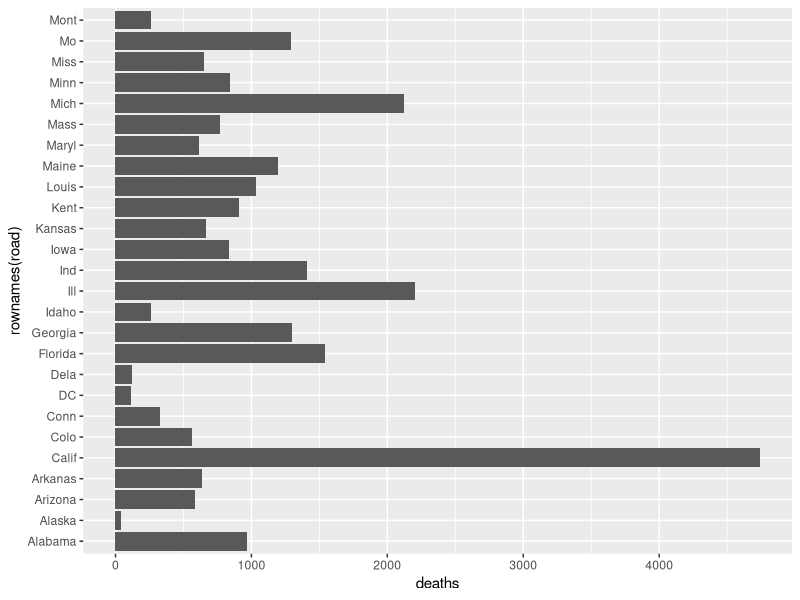
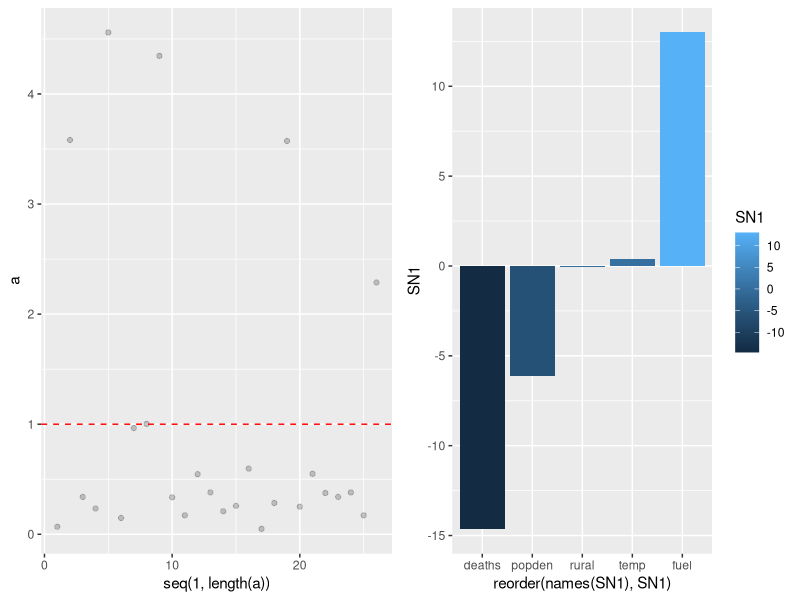

Recreate these plots in R, in order.
#########################################
# file  : MT.R
# auther: norih
# date  : Nov 26th, 2020
# Maharanobis-Taguchi System
#########################################
library(MASS)
library(tidyverse)

p <- ggplot(road, aes(y=rownames(road), x=deaths)) + 
  geom_bar(stat = "identity")
print(p)

X <- road / road$drivers
X <- as.matrix(log(X[,-2] + 1))
mx <- colMeans(X)
Xc <- X - matrix(1, nrow(X), 1) %*% mx
Sx <- t(Xc) %*% Xc / nrow(X)
a <- rowSums((Xc %*% solve(Sx)) * Xc) / ncol(X)
p1 <- ggplot(NULL, aes(y=a, x = seq(1,length(a)))) +
      geom_point(alpha = 1/5) +
      geom_hline(yintercept = 1, colour = "red", linetype = "dashed")

xc_prime <- Xc["Calif",]
SN1 <- 10*log10(xc_prime^2/diag(Sx))

p2 <- ggplot(NULL, aes(x=reorder(names(SN1), SN1), y=SN1, fill = SN1)) + 
  geom_bar(stat = "identity")

#install.packages("gridExtra")
library(gridExtra)
g <- gridExtra::grid.arrange(p1, p2, nrow = 1)

ggsave("./ref1/section2/fig2.6.png", plot = g)
